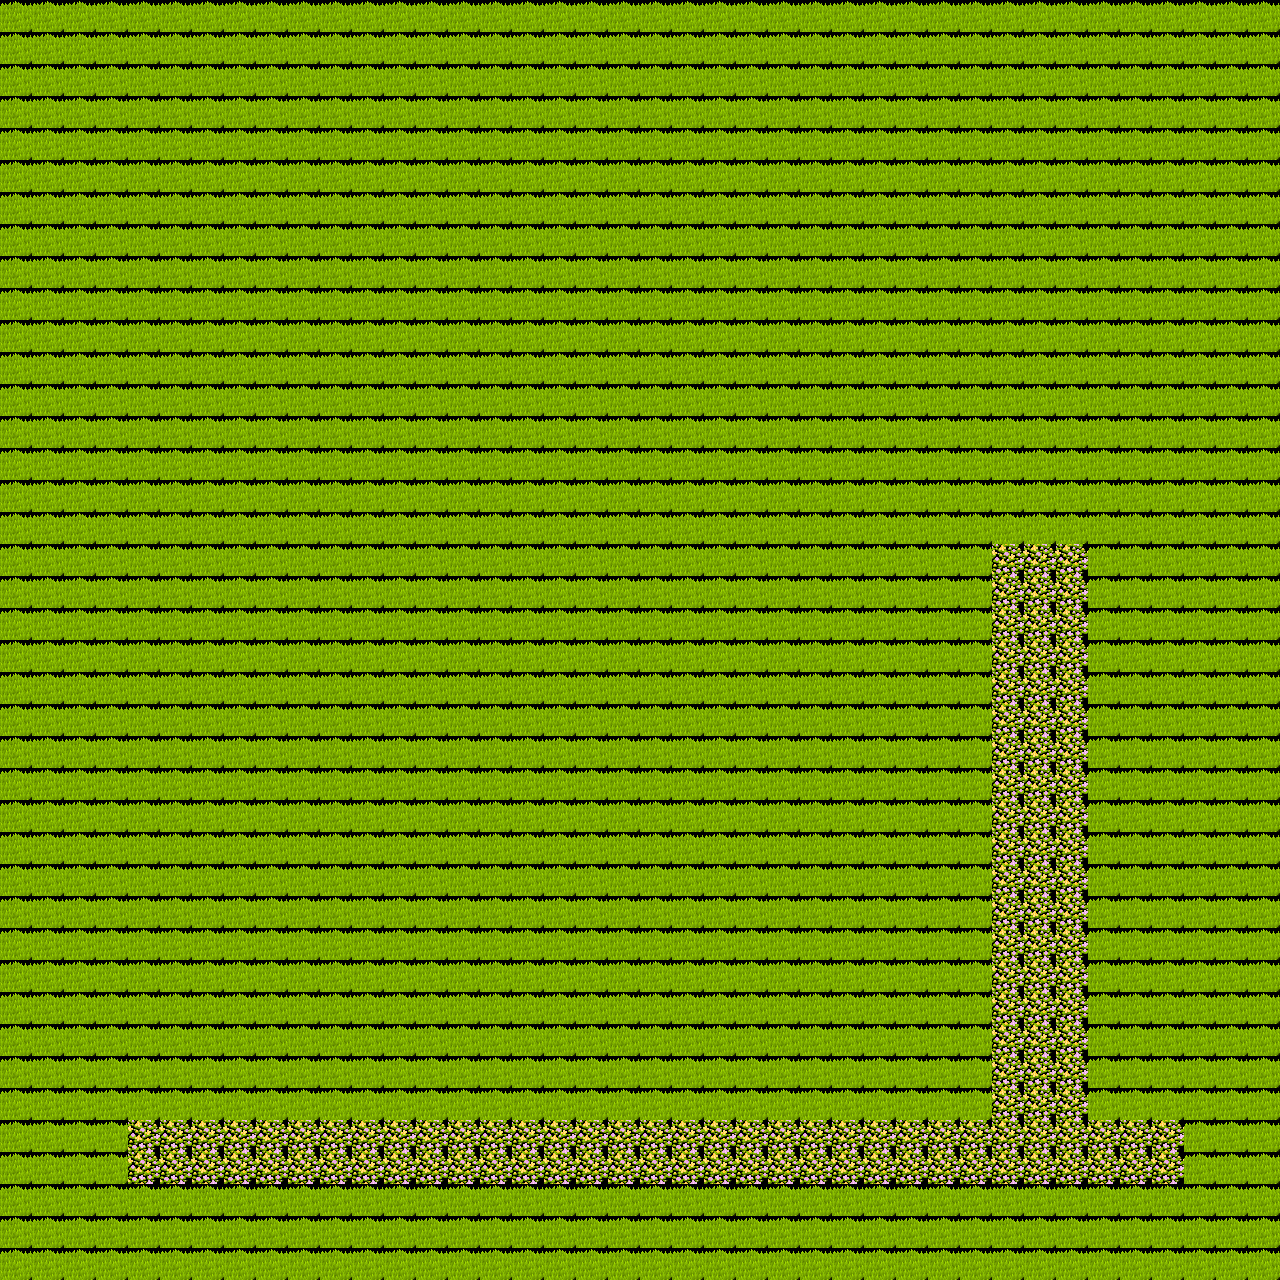

This game map was drawn from its Tiled (.tmx) file and the tilesets committed beside it. A one-line description and the trimmed map source follow:
An orthogonal 40x40 tile map with 32x32 px tiles, 1 tile layer (Tile Layer 1) and 1 object (start).

<map version="1.10" tiledversion="1.10.1" orientation="orthogonal" renderorder="right-down" width="40" height="40" tilewidth="32" tileheight="32" infinite="0" nextlayerid="3" nextobjectid="2">
 <tileset firstgid="776" source="[A]Flower_pipo.tsx" />
 <layer id="1" name="Tile Layer 1" width="40" height="40">
  <data>[1600 cells, 1600 non-empty, 2 distinct tile ids]</data>
 </layer>
 <objectgroup id="2" name="Object Layer 1">
  <object id="1" name="Start Posotion" type="start" x="272.08" y="1156.75">
   <point />
  </object>
 </objectgroup>
</map>
